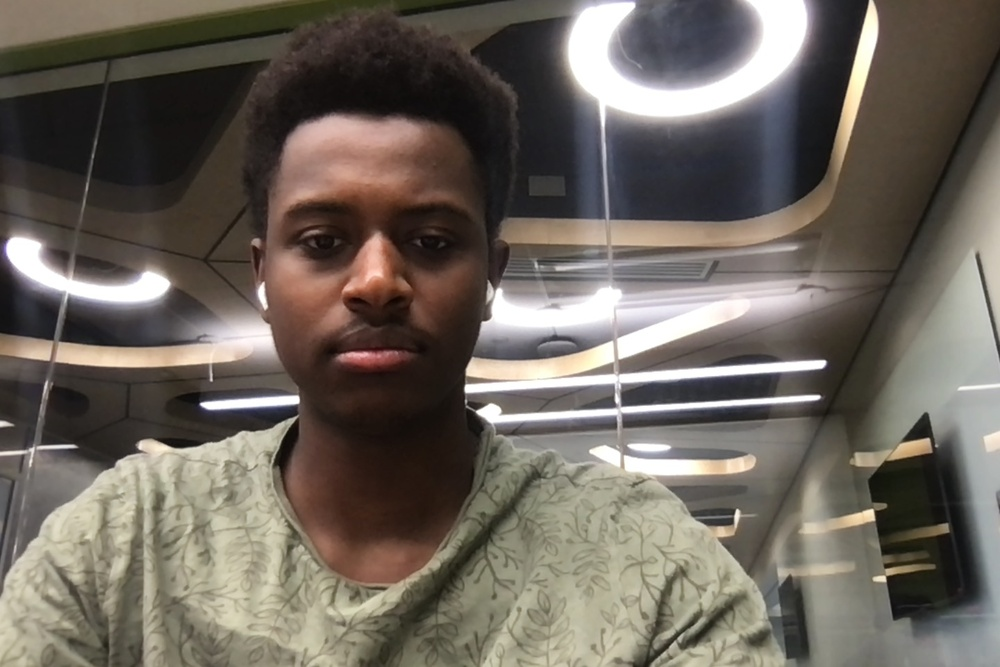
#> input picture imgl.jpg, 1000 x 667 px, shrunk from 1440 x 960 before the run
$ python traingulate.py
#> lines starting #> are read from the running program, lines starting #| are printed output that depends on the picture; long printed decimals are rounded
import numpy as np
import cv2


def get_features(img):
    orb = cv2.ORB_create()
    keypoints, descriptors = orb.detectAndCompute(img, None)
    return keypoints, descriptors

def match_keypoints(desc1, desc2, ratio=0.75):
    m = cv2.BFMatcher(cv2.NORM_HAMMING)
    matches = []

    matcher = m.knnMatch(desc1, desc2, k=2)

    for m,n in matcher:
        if m.distance < ratio*n.distance:
            matches.append(m)

    return matches

# do ransac to filter matches
# find homography
#get pose relative to robot position

def triangulation(kp1, kp2, T_1w, T_2w):
    """Triangulation to get 3D points
    Args:
        kp1 (Nx2): keypoint in view 1 (normalized)
        kp2 (Nx2): keypoints in view 2 (normalized)
        T_1w (4x4): pose of view 1 w.r.t  i.e. T_1w (from w to 1)
        T_2w (4x4): pose of view 2 w.r.t world, i.e. T_2w (from w to 2)
    Returns:
        X (3xN): 3D coordinates of the keypoints w.r.t world coordinate
        X1 (3xN): 3D coordinates of the keypoints w.r.t view1 coordinate
        X2 (3xN): 3D coordinates of the keypoints w.r.t view2 coordinate
    """
    kp1_3D = np.ones((3, kp1.shape[0]))
    kp2_3D = np.ones((3, kp2.shape[0]))
    kp1_3D[0], kp1_3D[1] = kp1[:, 0].copy(), kp1[:, 1].copy()
    kp2_3D[0], kp2_3D[1] = kp2[:, 0].copy(), kp2[:, 1].copy()
    X = cv2.triangulatePoints(T_1w[:3], T_2w[:3], kp1_3D[:2], kp2_3D[:2])
    X /= X[3]
    X1 = T_1w[:3] @ X
    X2 = T_2w[:3] @ X
    return X[:3], X1, X2


if __name__ == '__main__':
    imgL = cv2.imread("imgl.jpg")
#> imgL is the input picture: shape (667, 1000, 3); mean B, G, R 93.1, 101.8, 109.1
    keyL = None
    descL = None

    imgR = cv2.imread("imgr.jpg")
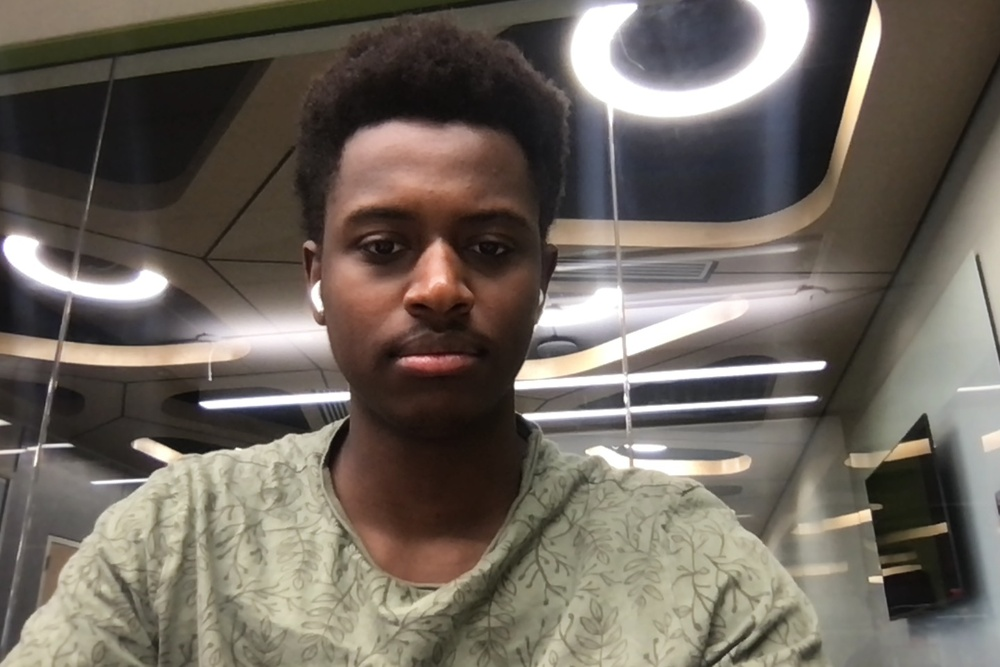
#> input picture imgr.jpg, 1000 x 667 px, shrunk from 1440 x 960 before the run
#> imgR is the input picture: shape (667, 1000, 3); mean B, G, R 93.5, 102.4, 110
    keyR = None
    descR = None


    keyL, descL = get_features(imgL)
#> in get_features, `keypoints, descriptors = orb.detectAndCompute(img, None)`: keypoints = 500 keypoints; strongest (x, y, size): (202, 404, 37.2), (479, 411, 53.6), (201, 404, 31), (479, 413, 64.3)
#> keyL has the same summary as keypoints in get_features
    keyR, descR = get_features(imgR)
#> in get_features (call 2), `keypoints, descriptors = orb.detectAndCompute(img, None)`: keypoints = 500 keypoints; strongest (x, y, size): (200, 403, 37.2), (204, 403, 77.1), (821, 363, 64.3), (201, 402, 64.3)
#> keyR has the same summary as keypoints in get_features
    matches = match_keypoints(descL, descR)
#> in match_keypoints, `matcher = m.knnMatch(desc1, desc2, k=2)`: matcher = 500 matches
#> after the loop in match_keypoints, `for m,n in matcher:`: matches = 146 matches
#> matches = 146 matches

    match_plot = cv2.drawMatches(imgL, keyL, imgR, keyR, matches[:1], None, flags=2)
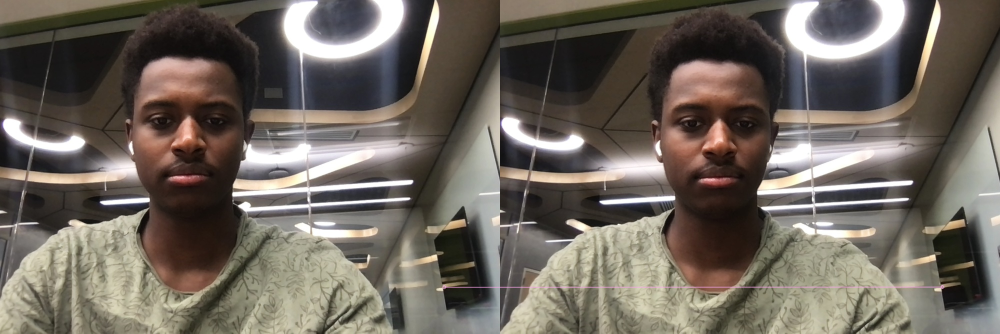
#> match_plot: shape (667, 2000, 3) (shown at 1/2 size); mean B, G, R 93.4, 102.1, 109.7
    cv2.imshow("frame", match_plot)

    poseL = np.eye(4)
    poseR = np.eye(4)
    poseL[0,3] = 2

    kpL = []
    kpR = []
    for mat in matches[0:1]:
        kpL.append(keyL[mat.queryIdx].pt)
        kpR.append(keyR[mat.trainIdx].pt)
#> this loop made 1 pass
#> after the loop, kpL = [(888, 574)]; kpR = [(884.4, 573.6)]


    wCoords, v1Coords, v2Coords = triangulation(np.array(kpL), np.array(kpR), poseL, poseR)
#> wCoords = [491.3, 318.8, 0.556]; v1Coords = [493.3, 318.8, 0.556]; v2Coords = [491.3, 318.8, 0.556]
    #print(wCoords.T)
    print(v1Coords.T)
#| [[493.345 318.786   0.5556]]
    #print(v2Coords)

    while(True):
        if cv2.waitKey(1) & 0xFF == ord('q'):
#> (key q is pressed here)
            break

    cv2.destroyAllWindows()
